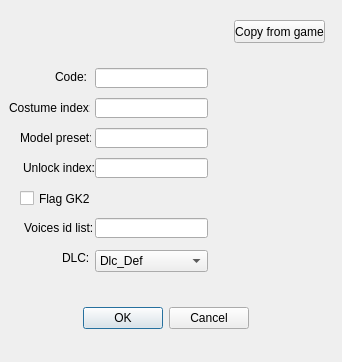
<?xml version="1.0" encoding="UTF-8"?>
<ui version="4.0">
 <class>SlotEditDialog</class>
 <widget class="QDialog" name="SlotEditDialog">
  <property name="geometry">
   <rect>
    <x>0</x>
    <y>0</y>
    <width>342</width>
    <height>362</height>
   </rect>
  </property>
  <property name="windowTitle">
   <string>Dialog</string>
  </property>
  <widget class="QDialogButtonBox" name="buttonBox">
   <property name="geometry">
    <rect>
     <x>40</x>
     <y>302</y>
     <width>251</width>
     <height>32</height>
    </rect>
   </property>
   <property name="orientation">
    <enum>Qt::Horizontal</enum>
   </property>
   <property name="standardButtons">
    <set>QDialogButtonBox::Cancel|QDialogButtonBox::Ok</set>
   </property>
   <property name="centerButtons">
    <bool>true</bool>
   </property>
  </widget>
  <widget class="QPushButton" name="pushButton">
   <property name="geometry">
    <rect>
     <x>234</x>
     <y>20</y>
     <width>91</width>
     <height>23</height>
    </rect>
   </property>
   <property name="text">
    <string>Copy from game</string>
   </property>
  </widget>
  <widget class="QLabel" name="label">
   <property name="geometry">
    <rect>
     <x>55</x>
     <y>70</y>
     <width>47</width>
     <height>13</height>
    </rect>
   </property>
   <property name="text">
    <string>Code:</string>
   </property>
  </widget>
  <widget class="QLabel" name="label_2">
   <property name="geometry">
    <rect>
     <x>9</x>
     <y>100</y>
     <width>81</width>
     <height>16</height>
    </rect>
   </property>
   <property name="text">
    <string>Costume index:</string>
   </property>
  </widget>
  <widget class="QLineEdit" name="costumeEdit">
   <property name="geometry">
    <rect>
     <x>95</x>
     <y>98</y>
     <width>113</width>
     <height>20</height>
    </rect>
   </property>
  </widget>
  <widget class="QLineEdit" name="codeEdit">
   <property name="geometry">
    <rect>
     <x>95</x>
     <y>68</y>
     <width>113</width>
     <height>20</height>
    </rect>
   </property>
  </widget>
  <widget class="QLabel" name="label_3">
   <property name="geometry">
    <rect>
     <x>20</x>
     <y>130</y>
     <width>71</width>
     <height>16</height>
    </rect>
   </property>
   <property name="text">
    <string>Model preset:</string>
   </property>
  </widget>
  <widget class="QLineEdit" name="presetEdit">
   <property name="geometry">
    <rect>
     <x>95</x>
     <y>128</y>
     <width>113</width>
     <height>20</height>
    </rect>
   </property>
  </widget>
  <widget class="QCheckBox" name="gk2Check">
   <property name="geometry">
    <rect>
     <x>20</x>
     <y>190</y>
     <width>70</width>
     <height>17</height>
    </rect>
   </property>
   <property name="text">
    <string>Flag GK2</string>
   </property>
  </widget>
  <widget class="QLabel" name="label_4">
   <property name="geometry">
    <rect>
     <x>23</x>
     <y>160</y>
     <width>71</width>
     <height>16</height>
    </rect>
   </property>
   <property name="text">
    <string>Unlock index:</string>
   </property>
  </widget>
  <widget class="QLineEdit" name="unlockEdit">
   <property name="geometry">
    <rect>
     <x>95</x>
     <y>158</y>
     <width>113</width>
     <height>20</height>
    </rect>
   </property>
  </widget>
  <widget class="QLabel" name="label_5">
   <property name="geometry">
    <rect>
     <x>24</x>
     <y>220</y>
     <width>71</width>
     <height>16</height>
    </rect>
   </property>
   <property name="text">
    <string>Voices id list:</string>
   </property>
  </widget>
  <widget class="QLineEdit" name="voicesEdit">
   <property name="geometry">
    <rect>
     <x>95</x>
     <y>218</y>
     <width>113</width>
     <height>20</height>
    </rect>
   </property>
  </widget>
  <widget class="QLabel" name="label_6">
   <property name="geometry">
    <rect>
     <x>62</x>
     <y>250</y>
     <width>31</width>
     <height>16</height>
    </rect>
   </property>
   <property name="text">
    <string>DLC:</string>
   </property>
  </widget>
  <widget class="QComboBox" name="dlcComboBox">
   <property name="geometry">
    <rect>
     <x>95</x>
     <y>250</y>
     <width>113</width>
     <height>22</height>
    </rect>
   </property>
   <item>
    <property name="text">
     <string>Dlc_Def</string>
    </property>
   </item>
   <item>
    <property name="text">
     <string>Dlc_Gkb</string>
    </property>
   </item>
   <item>
    <property name="text">
     <string>Dlc_1</string>
    </property>
   </item>
   <item>
    <property name="text">
     <string>Dlc_2</string>
    </property>
   </item>
   <item>
    <property name="text">
     <string>Dlc_3</string>
    </property>
   </item>
   <item>
    <property name="text">
     <string>Dlc_4</string>
    </property>
   </item>
   <item>
    <property name="text">
     <string>Dlc_5</string>
    </property>
   </item>
   <item>
    <property name="text">
     <string>Dlc_6</string>
    </property>
   </item>
   <item>
    <property name="text">
     <string>Dlc_7</string>
    </property>
   </item>
   <item>
    <property name="text">
     <string>Dlc_8</string>
    </property>
   </item>
   <item>
    <property name="text">
     <string>Dlc_9</string>
    </property>
   </item>
   <item>
    <property name="text">
     <string>Dlc_10</string>
    </property>
   </item>
   <item>
    <property name="text">
     <string>Ver_Day1</string>
    </property>
   </item>
   <item>
    <property name="text">
     <string>Ver_TU4</string>
    </property>
   </item>
   <item>
    <property name="text">
     <string>UD7</string>
    </property>
   </item>
   <item>
    <property name="text">
     <string>PRB</string>
    </property>
   </item>
   <item>
    <property name="text">
     <string>EL0</string>
    </property>
   </item>
   <item>
    <property name="text">
     <string>Dlc_12</string>
    </property>
   </item>
   <item>
    <property name="text">
     <string>Dlc_13</string>
    </property>
   </item>
   <item>
    <property name="text">
     <string>Dlc_14</string>
    </property>
   </item>
   <item>
    <property name="text">
     <string>Dlc_15</string>
    </property>
   </item>
  </widget>
 </widget>
 <resources/>
 <connections>
  <connection>
   <sender>buttonBox</sender>
   <signal>rejected()</signal>
   <receiver>SlotEditDialog</receiver>
   <slot>reject()</slot>
   <hints>
    <hint type="sourcelabel">
     <x>290</x>
     <y>260</y>
    </hint>
    <hint type="destinationlabel">
     <x>286</x>
     <y>274</y>
    </hint>
   </hints>
  </connection>
 </connections>
</ui>
